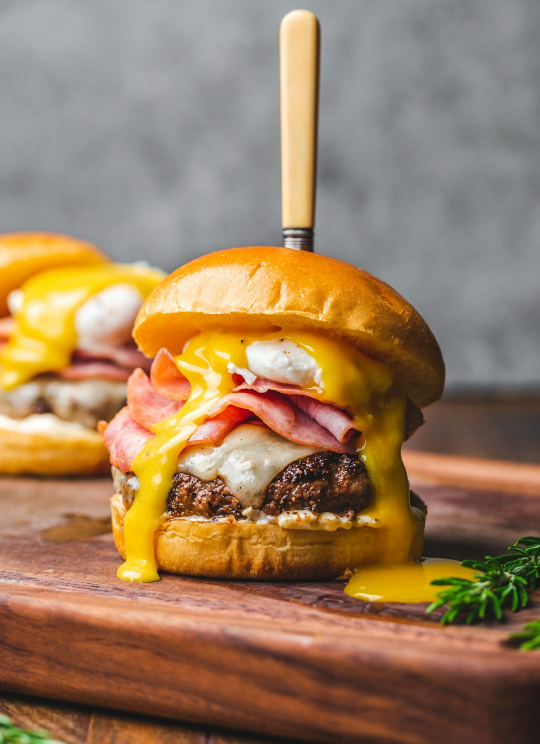
#> input picture data/no/food_-GFCYhoRe48.jpg, 1080 x 1488 px (shown at 1/2 size)
$ python -i features.py   (imports and definitions only)
#> lines starting #> are read from the running program, lines starting #| are printed output that depends on the picture
"""
features.py

Turns an image into a feature vector - a list of numbers describing it.
An image goes from a grid of pixels
to a single point in N-dimensional space. Everything downstream (the
model, the math, the learning) happens on these vectors, not on raw
pixels. Raw pixels would need far more data than we have (a few hundred
images per question) to learn anything real.
"""

from PIL import Image
import numpy as np


def load_image(path, size=(64, 64)):
    """Load an image, force it to RGB, resize to a fixed size.
    Fixed size matters: every image needs to produce a feature
    vector of the same length so we can compare / train on them."""
#> called with path = '../data/no/food_-GFCYhoRe48.jpg', size = (64, 64)
    img = Image.open(path).convert("RGB")
#> img is the input picture: PIL image 1080x1488 RGB; mean R, G, B 155.6, 126.1, 95.5
    img = img.resize(size)
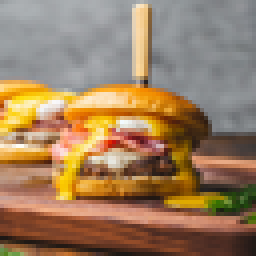
#> img: PIL image 64x64 RGB (shown 4 times larger); mean R, G, B 155.6, 126.1, 95.5
    return np.array(img) / 255.0  # scale pixel values to [0, 1]


def average_color(img_array):
    """Mean of R, G, B across the whole image. 3 numbers.
    This is just an average - sum every pixel's R value, divide by
    count. Same for G and B."""
    return img_array.mean(axis=(0, 1))  # shape: (3,)


def brightness(img_array):
    """Overall brightness = average of the average color channels.
    Standard luminance-ish approximation."""
    avg = average_color(img_array)
#> avg = [0.61, 0.494, 0.375]
    return float(0.299 * avg[0] + 0.587 * avg[1] + 0.114 * avg[2])


def saturation(img_array):
    """How 'colorful' vs 'gray' the image is, on average.
    For each pixel: saturation = (max(R,G,B) - min(R,G,B)) / max(R,G,B)
    Then we average that over every pixel in the image."""
    r, g, b = img_array[..., 0], img_array[..., 1], img_array[..., 2]
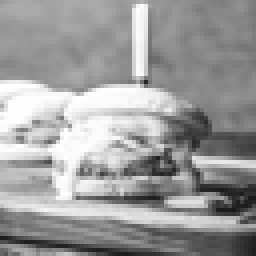
#> r: shape (64, 64) float64 (shown 4 times larger); min 0.098, max 1, mean 0.61
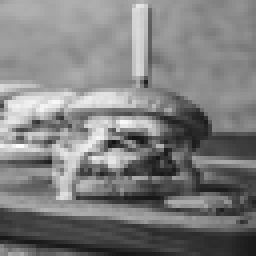
#> g: shape (64, 64) float64 (shown 4 times larger); min 0.0706, max 0.988, mean 0.494
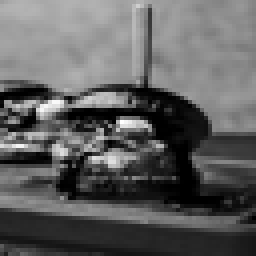
#> b: shape (64, 64) float64 (shown 4 times larger); min 0, max 1, mean 0.375
    mx = np.maximum(np.maximum(r, g), b)
    mn = np.minimum(np.minimum(r, g), b)
    sat = np.where(mx > 0, (mx - mn) / (mx + 1e-8), 0)
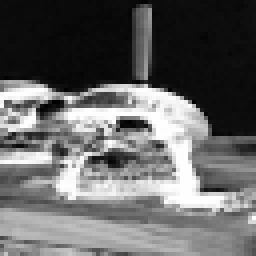
#> sat: shape (64, 64) float64 (shown 4 times larger); min 0.00402, max 1, mean 0.402
    return float(sat.mean())


def color_variance(img_array):
    """How much color varies across the image (busy vs calm).
    Variance = average squared distance from the mean. High variance
    = lots of different colors/tones. Low variance = flat, minimal."""
    return float(img_array.var())


def contrast(img_array):
    """Standard deviation of brightness across pixels.
    Std dev = sqrt(variance). Measures how much light/dark the image
    swings between light and dark, not just how varied the color is."""
    gray = 0.299 * img_array[..., 0] + 0.587 * img_array[..., 1] + 0.114 * img_array[..., 2]
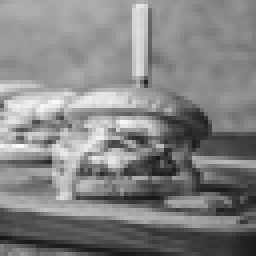
#> gray: shape (64, 64) float64 (shown 4 times larger); min 0.0963, max 0.987, mean 0.515
    return float(gray.std())


def warmth(img_array):
    """Red+yellow vs blue balance. Positive = warm, negative = cool.
    A simple heuristic: (R - B) averaged over the image."""
    avg = average_color(img_array)
#> avg = [0.61, 0.494, 0.375]
    return float(avg[0] - avg[2])


def color_histogram(img_array, bins=8):
    """A coarse histogram of colors present, per channel.
    This is a real distribution: counts how many pixels fall into
    each of `bins` brightness ranges, for each channel, then
    normalizes so it sums to 1 (turns counts into probabilities)."""
#> called with bins = 8
    hist = []
#> hist = []
    for ch in range(3):
        h, _ = np.histogram(img_array[..., ch], bins=bins, range=(0, 1))
        h = h / (h.sum() + 1e-8)
        hist.extend(h.tolist())
#> this loop made 3 passes
#> h on passes 1 to 3: [0.00464, 0.0417, 0.0808, 0.128, 0.359, 0.121, 0.118, 0.148], [0.019, 0.133, 0.14, 0.11, 0.379, 0.13, 0.0664, 0.021], [773, 799, 347, 379, 1272, 470, 39, 17]
#> after the loop, hist = [0.00464, 0.0417, 0.0808, 0.128, 0.359, 0.121, 0.118, 0.148, 0.019, 0.133, 0.14, 0.11, 0.379, 0.13, 0.0664, 0.021, 0.189, 0.195, 0.0847, 0.0925, 0.311, 0.115, 0.00952, 0.00415]
    return hist  # length = bins * 3


def extract_features(path):
    """The full feature vector for one image.
    Returns a 1D numpy array. This is the point in N-dimensional
    space that represents this image for the model."""
    img = load_image(path)
    feats = [
        brightness(img),
        saturation(img),
        color_variance(img),
        contrast(img),
        warmth(img),
        *average_color(img),       # 3 numbers
        *color_histogram(img),     # 24 numbers (8 bins x 3 channels)
    ]
#> feats = 32 values, max 0.61 at index 5, min 0.00415 at index 31, mean 0.183
    return np.array(feats, dtype=np.float64)


FEATURE_NAMES = (
    ["brightness", "saturation", "color_variance", "contrast", "warmth",
     "avg_r", "avg_g", "avg_b"]
    + [f"hist_{ch}_{b}" for ch in ("r", "g", "b") for b in range(8)]
)

>>> result = extract_features('../data/no/food_-GFCYhoRe48.jpg')
#> result has the same summary as feats in extract_features

$ run again, on data/no/food_1Rm9GLHV0UA.jpg
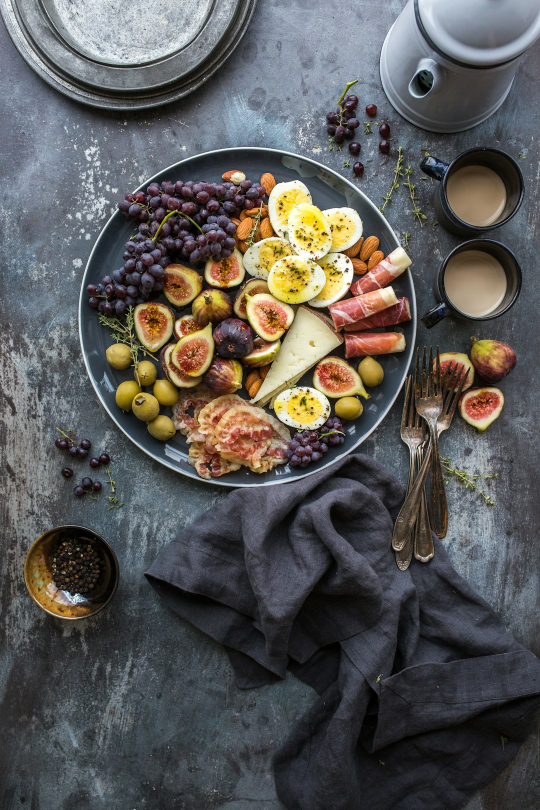
#> input picture data/no/food_1Rm9GLHV0UA.jpg, 1080 x 1620 px (shown at 1/2 size)
#> in load_image, img is the input picture: PIL image 1080x1620 RGB; mean R, G, B 90.4, 88.9, 87
#> in load_image, `img = img.resize(size)`:
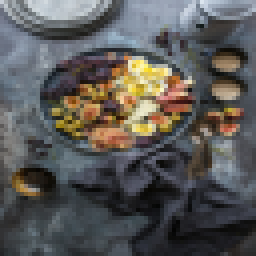
#> img: PIL image 64x64 RGB (shown 4 times larger); mean R, G, B 90.4, 88.9, 87
#> in brightness, `avg = average_color(img_array)`: avg = [0.354, 0.349, 0.341]
#> in saturation, `sat = np.where(mx > 0, (mx - mn) / (mx + 1e-8), 0)`:
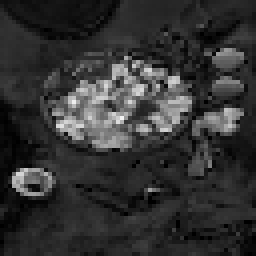
#> sat: shape (64, 64) float64 (shown 4 times larger); min 0, max 0.955, mean 0.201
#> in color_histogram, `hist = []`: hist = []
#> the loop in color_histogram, `for ch in range(3):` made 3 passes
#> h on passes 1 to 3: [0.0886, 0.269, 0.257, 0.167, 0.11, 0.0547, 0.0376, 0.0156], [378, 1027, 1116, 746, 467, 197, 134, 31], [409, 1052, 1099, 715, 459, 252, 106, 4]
#> after the loop in color_histogram, `for ch in range(3):`: hist = [0.0886, 0.269, 0.257, 0.167, 0.11, 0.0547, 0.0376, 0.0156, 0.0923, 0.251, 0.272, 0.182, 0.114, 0.0481, 0.0327, 0.00757, 0.0999, 0.257, 0.268, 0.175, 0.112, 0.0615, 0.0259, 0.000977]
#> feats = 32 values, max 0.354 at index 5, min 0.000977 at index 31, mean 0.151
#> result has the same summary as feats in extract_features
